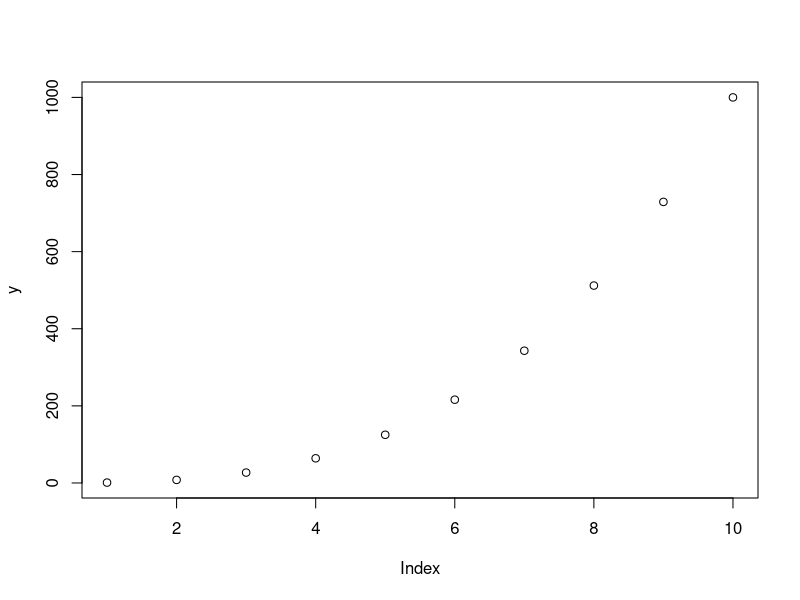
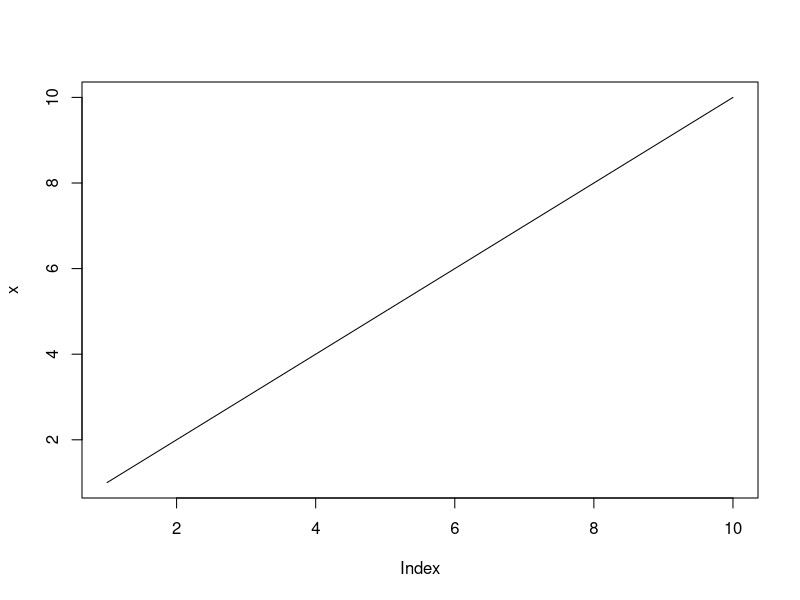
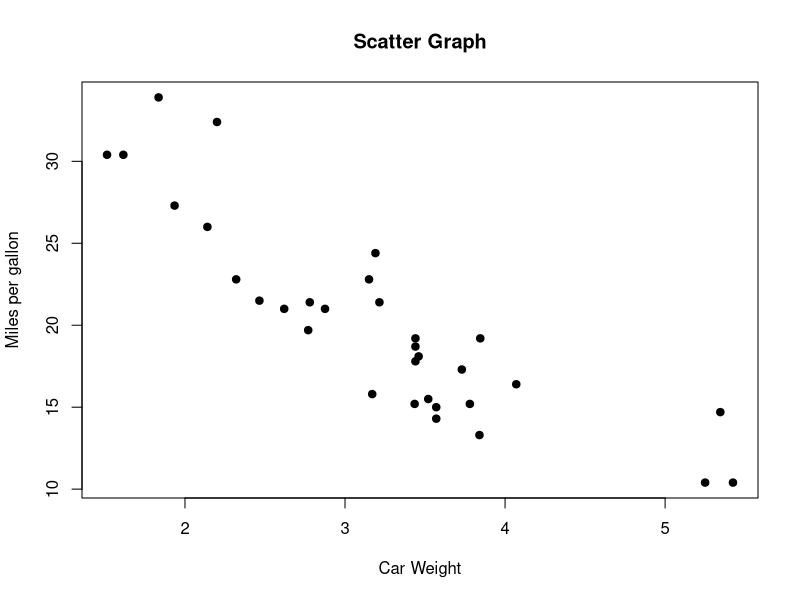
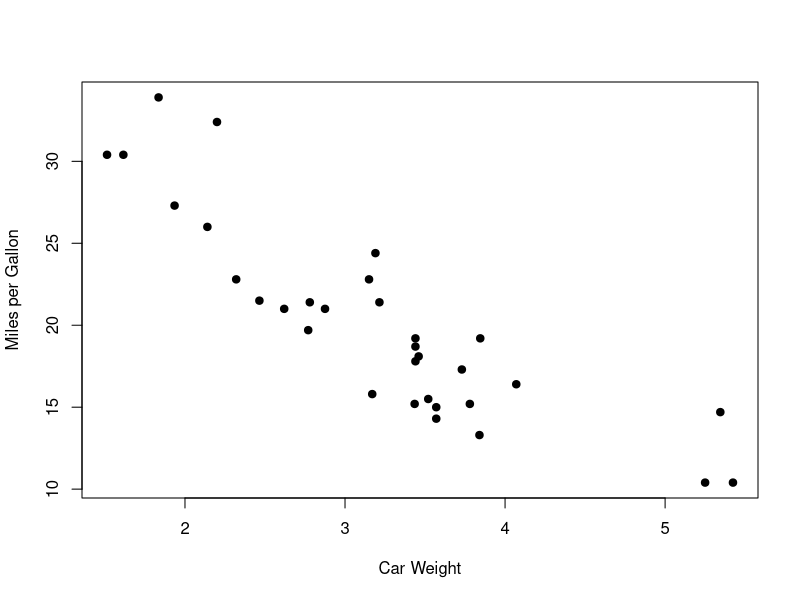
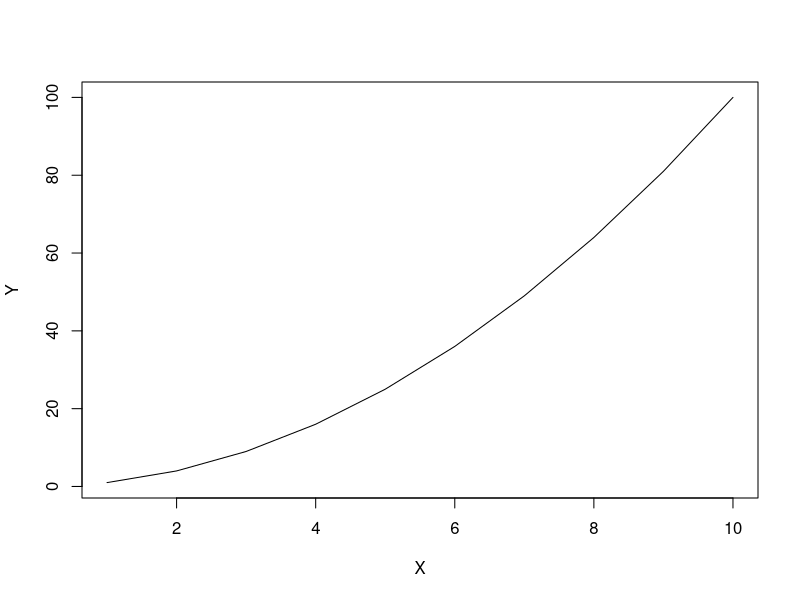
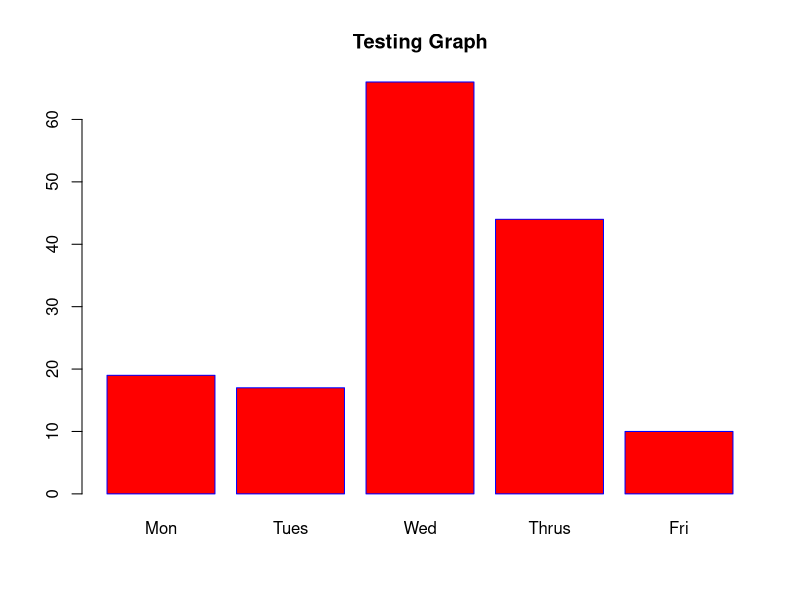

Reproduce these figures in R, in order.
#SCATTER PLOT
x = 1:10
y = x^3
x
y
plot(y)
plot(x,type = 'l')


plot(mtcars$wt,mtcars$mpg, main = "Scatter Graph", xlab = 'Car Weight',
     ylab = 'Miles per gallon',pch = 19)


a = datasets::mtcars
a
#NAMES keeps the numbering of columns HEADER as 1,2,3
b = names(a)
b
b[1]

plot(a$wt, a$mpg, xlab = "Car Weight", ylab = "Miles per Gallon", pch = 19)

X = 1:10
Y = X^2
plot(X,Y,type = 'l')
z = c(19,17,66,44,10)
k = c("Mon","Tues", "Wed","Thrus","Fri")

barplot(z,names.arg = k, col = "red", border = "blue", main = "Testing Graph")


  